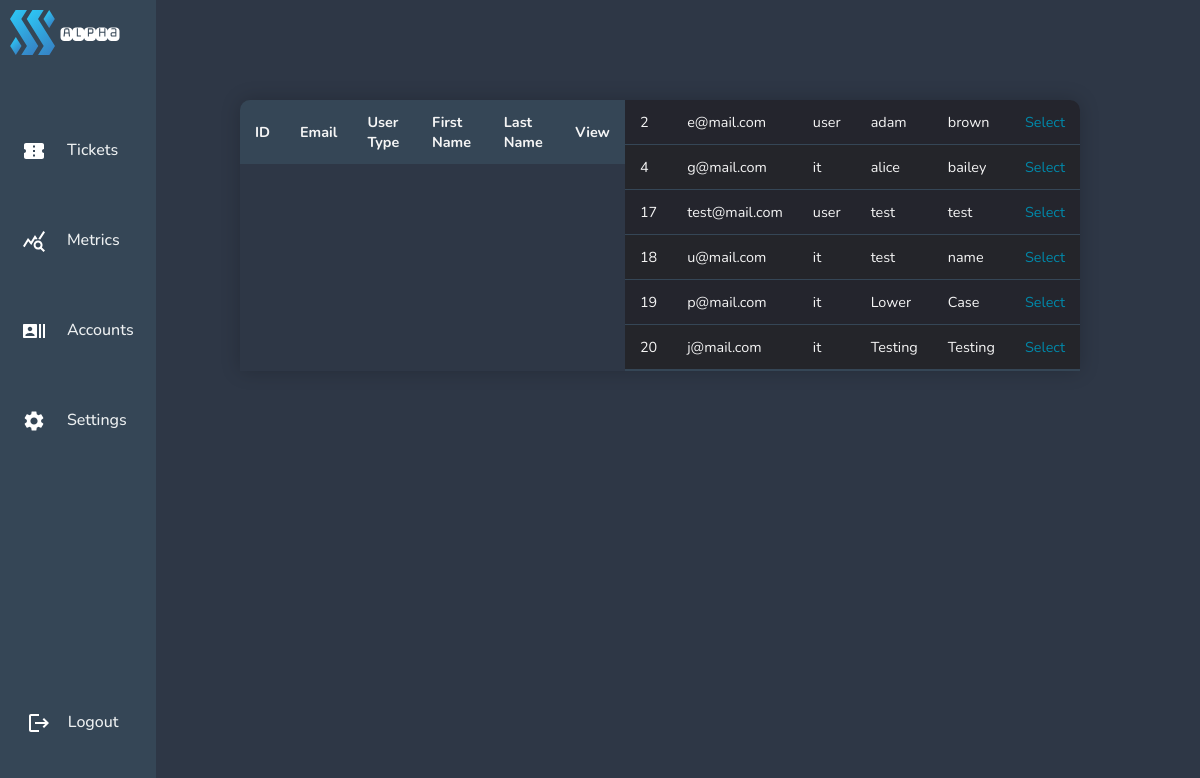
Before: /pages/view-users.php with the older database file.
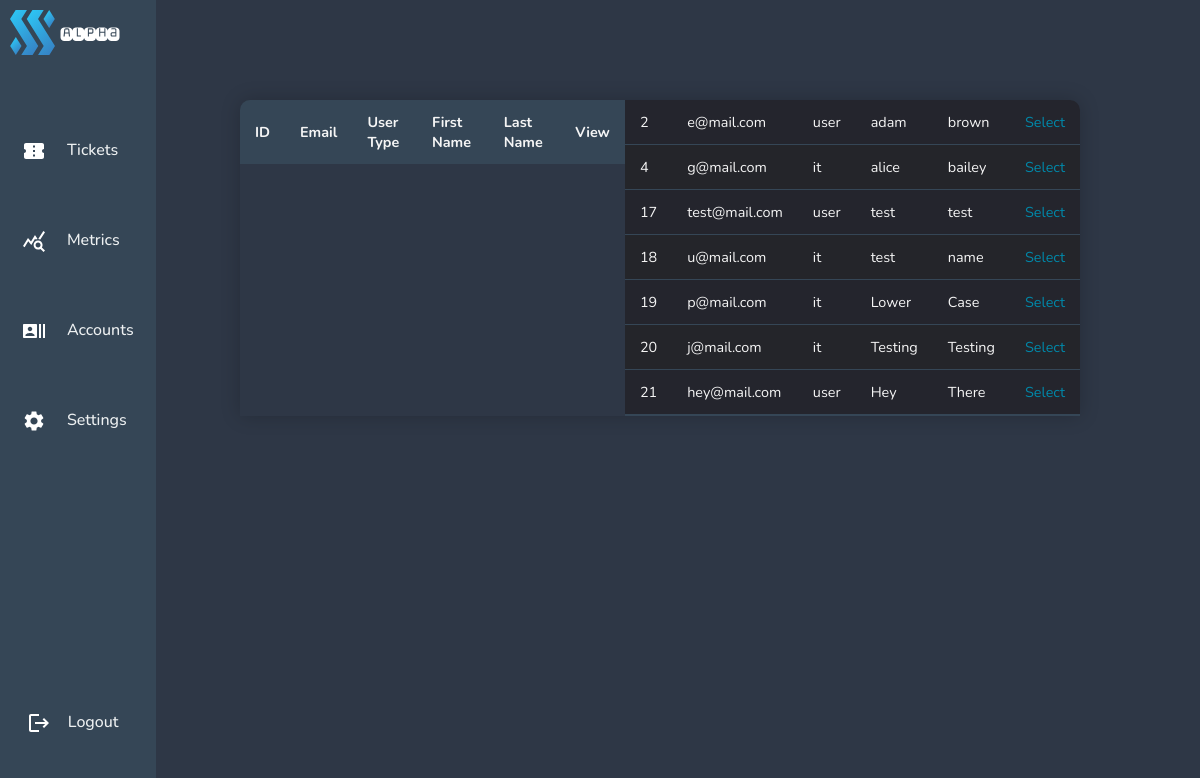
After: the same page with the newer database file.
### tables this page shows
CREATE TABLE "Users" (
	"id"	INTEGER UNIQUE,
	"Email"	TEXT,
	"password"	TEXT,
	"User"	TEXT,
	"fname"	TEXT,
	"lname"	TEXT,
	PRIMARY KEY("id" AUTOINCREMENT)
);

### pages/view-users.php (the view, shortened to what this page needs)
    <?php include'../navigation/admindashnavbar.php';
    require ('../config/dbcon.php'); ?>
    <link rel="stylesheet" href="../navigation/admindashnavbar.css">
    <link rel="stylesheet" href="../css/admintickettableOG.css">
</head>
<body bgcolor="#2E3746">
<div class="full-screen-container">
    <?php
    $query = "SELECT * FROM Users";
    $statement = $conn->prepare($query);
    $statement->execute();
    $statement->setFetchMode(PDO::FETCH_OBJ);
    $result = $statement->fetchAll();
    ?>
    <table class="ticket-table">
        <thead>
        <tr>
            <th>ID</th>
            <th>Email</th>
            <th>User Type</th>
            <th>First Name</th>
            <th>Last Name</th>
            <th>View</th>
        </tr>
        </thead>
        <?php foreach($result as $data) { ?>
            <tr>
                <td><?= $data->id; ?> </td>
                <td><?= $data->Email; ?> </td>
                <td><?= $data->User; ?> </td>
                <td><?= $data->fname; ?> </td>
                <td><?= $data->lname ?> </td>
                <td>
                    <a href="../pages/edit-user.php?id=<?= $data->id; ?>" class="selectbutton">Select</a>
                </td>
            </tr>
            <?php
        }
        ?>
    </table>
</div>
</body>
</html>

Changed rows visible on the page:
added users: id "21", Email "hey@mail.com", User "user", fname "Hey", lname "There"
